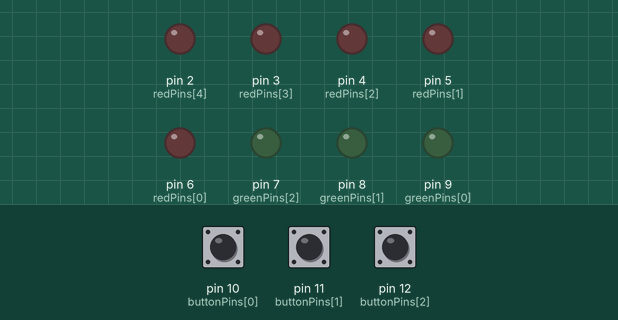
This sketch was run on a simulated Arduino Uno, built with avr-gcc and run on an emulated ATmega328P. Parts: output pins drawn as LEDs (lit = HIGH). Inputs (shaded band) come from the test bench; at power-on: pin 10 (buttonPins[0]) LOW, pin 11 (buttonPins[1]) LOW, pin 12 (buttonPins[2]) LOW. Random numbers use the default seed unless the sketch sets one.

Above: at 1.2 s.
1.3 s: pin 10 (buttonPins[0]) pulled HIGH for 0.15 s
At 2.2 s:
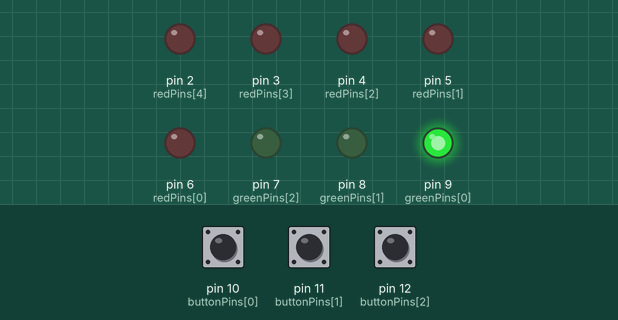
2.9 s: pin 11 (buttonPins[1]) pulled HIGH for 0.15 s
At 5.0 s:
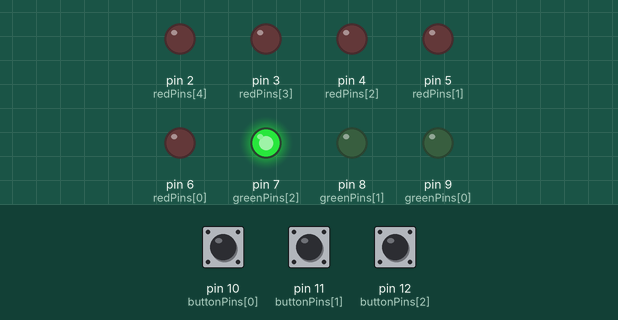
At 5.8 s:
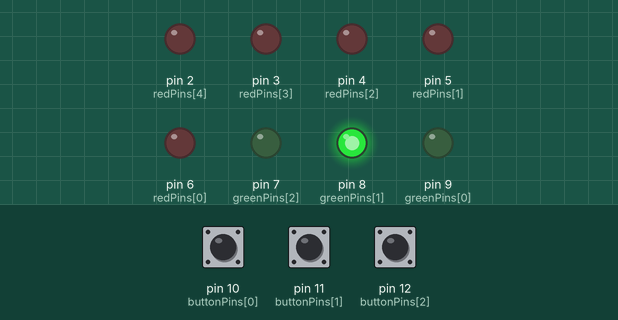
6.0 s: pin 11 (buttonPins[1]) pulled HIGH for 1 s
9.0 s: pin 11 (buttonPins[1]) pulled HIGH for 3.2 s
Timing chart, 0 to 17.7 s (numbered marks = the images above; inputs shaded):
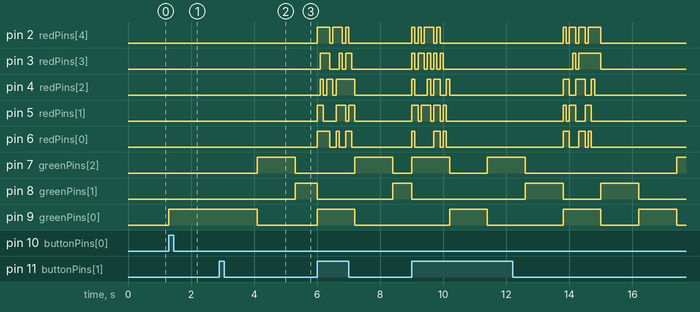

The sketch:

_whack_a_mole1.ino
```cpp
// =====================================================
// WHACK A MOLE - ARDUINO UNO
// Hardware:
//  - LEDs verdes: 9, 8, 7
//  - Botones:     10, 11, 12
//  - LEDs rojos:  6, 5, 4, 3, 2
//
// Reglas:
//  - Botón 10 = Fácil  -> 1 LED verde encendido
//  - Botón 11 = Medio  -> 2 LEDs verdes encendidos
//  - Botón 12 = Difícil-> 3 LEDs verdes encendidos
//  - Luego cualquier botón empieza la partida
//  - Durante el juego: SOLO 1 topo a la vez
//  - Si el topo es trampa, los rojos parpadean para avisar
//  - Si golpeas la trampa, pierdes la mitad de tus puntos
//  - Botón incorrecto = -1 punto
//  - Al terminar: botones bloqueados
//  - Los rojos suben uno por uno
//  - Si score > 50: la máquina se vuelve loca
// =====================================================

// ----------------------
// PINES
// ----------------------
const byte greenPins[3]  = {9, 8, 7};
const byte buttonPins[3] = {10, 11, 12};
const byte redPins[5]    = {6, 5, 4, 3, 2};

// ----------------------
// ESTADOS
// ----------------------
enum GameState {
  SELECT_DIFFICULTY,
  WAIT_START,
  PLAYING,
  FINAL_REVEAL,
  FINAL_HOLD
};

GameState state = SELECT_DIFFICULTY;

// ----------------------
// TIEMPOS
// ----------------------
const unsigned long GAME_TIME_MS          = 30000UL; // 30 segundos
const unsigned long REVEAL_STEP_MS        = 400UL;   // LEDs rojos uno por uno
const unsigned long FINAL_RESTART_LOCK_MS  = 2500UL;  // bloqueo final antes de reiniciar
const unsigned long TRAP_BLINK_MS         = 100UL;   // parpadeo de trampa

// ----------------------
// DIFICULTAD
// ----------------------
byte difficulty = 1;                 // 1=fácil, 2=medio, 3=difícil
unsigned long reactionTimeMs = 1200; // cambia según dificultad
byte trapChance = 10;                // % de probabilidad de trampa

// ----------------------
// JUEGO
// ----------------------
int score = 0;

unsigned long gameStartMs = 0;
unsigned long roundStartMs = 0;

byte activeTopo = 255;     // 0,1,2 = pin verde activo
bool trapActive = false;

byte previousTopo = 255;

// ----------------------
// FINAL
// ----------------------
byte finalRevealCount = 0;
byte finalTargetReds = 0;
byte finalMode = 1; // 1 = normal, 2 = parpadeo loco, 3 = caos total
unsigned long finalStepMs = 0;
unsigned long finalEffectMs = 0;
unsigned long finalHoldStartMs = 0;
bool finalBlinkState = false;

// ----------------------
// BOTONES
// ----------------------
byte buttonNow[3]  = {LOW, LOW, LOW};
byte buttonPrev[3] = {LOW, LOW, LOW};

// =====================================================
// FUNCIONES AUXILIARES
// =====================================================

void readButtons() {
  for (byte i = 0; i < 3; i++) {
    buttonNow[i] = digitalRead(buttonPins[i]);
  }
}

bool pressed(byte i) {
  return (buttonNow[i] == HIGH && buttonPrev[i] == LOW);
}

bool anyPressed() {
  return pressed(0) || pressed(1) || pressed(2);
}

void saveButtons() {
  for (byte i = 0; i < 3; i++) {
    buttonPrev[i] = buttonNow[i];
  }
}

void setGreenMask(byte mask) {
  for (byte i = 0; i < 3; i++) {
    digitalWrite(greenPins[i], (mask & (1 << i)) ? HIGH : LOW);
  }
}

void setRedMask(byte mask) {
  for (byte i = 0; i < 5; i++) {
    digitalWrite(redPins[i], (mask & (1 << i)) ? HIGH : LOW);
  }
}

void clearAllLeds() {
  setGreenMask(0);
  setRedMask(0);
}

byte scoreToRedMask(byte count) {
  byte mask = 0;
  for (byte i = 0; i < count && i < 5; i++) {
    mask |= (1 << i);
  }
  return mask;
}

void showDifficultyIndicator() {
  // Fácil = 1 verde, Medio = 2 verdes, Difícil = 3 verdes
  byte mask = (1 << difficulty) - 1;
  setGreenMask(mask);
  setRedMask(0);
}

void configureDifficulty(byte d) {
  difficulty = d;

  if (difficulty == 1) {
    reactionTimeMs = 1200UL;
    trapChance = 10;
  } else if (difficulty == 2) {
    reactionTimeMs = 600UL;
    trapChance = 28;
  } else {
    reactionTimeMs = 220UL;
    trapChance = 50;
  }
}

void restartToSelection() {
  score = 0;
  activeTopo = 255;
  trapActive = false;
  previousTopo = 255;

  finalRevealCount = 0;
  finalTargetReds = 0;
  finalMode = 1;
  finalBlinkState = false;

  clearAllLeds();
  state = SELECT_DIFFICULTY;
}

void startGame() {
  score = 0;
  activeTopo = 255;
  trapActive = false;
  previousTopo = 255;

  clearAllLeds();
  gameStartMs = millis();
  roundStartMs = gameStartMs;

  state = PLAYING;
}

byte chooseNextTopo(byte previous) {
  byte t = random(0, 3);
  while (t == previous) {
    t = random(0, 3);
  }
  return t;
}

bool chooseTrap() {
  return (random(0, 100) < trapChance);
}

void showCurrentTopo() {
  setGreenMask(1 << activeTopo);
}

void randomizeRedLocally() {
  for (byte i = 0; i < 5; i++) {
    digitalWrite(redPins[i], random(0, 2));
  }
}

void startNewRound() {
  previousTopo = activeTopo;
  activeTopo = chooseNextTopo(previousTopo);
  trapActive = chooseTrap();
  roundStartMs = millis();
  finalEffectMs = roundStartMs;
  finalBlinkState = false;

  showCurrentTopo();

  if (trapActive) {
    randomizeRedLocally();
  } else {
    setRedMask(0);
  }
}

void processHit(byte idx) {
  // Botón incorrecto o botón presionado que no corresponde
  if (idx != activeTopo) {
    score--;
    if (score < 0) score = 0;
    return;
  }

  // Botón correcto
  if (trapActive) {
    score = score / 2;
    if (score < 0) score = 0;
  } else {
    score++;
  }

  startNewRound();
}

void updateTrapVisual() {
  if (!trapActive) return;

  unsigned long now = millis();
  if (now - finalEffectMs >= TRAP_BLINK_MS) {
    finalEffectMs = now;
    randomizeRedLocally();
    showCurrentTopo();
  }
}

void startFinalSequence() {
  clearAllLeds();

  finalRevealCount = 0;
  finalTargetReds = score / 10;
  if (finalTargetReds > 5) finalTargetReds = 5;

  finalStepMs = millis();
  finalEffectMs = finalStepMs;
  finalBlinkState = false;
  finalHoldStartMs = 0;

  state = FINAL_REVEAL;
}

void updateFinalReveal() {
  unsigned long now = millis();

  if (finalRevealCount < finalTargetReds) {
    if (now - finalStepMs >= REVEAL_STEP_MS) {
      digitalWrite(redPins[finalRevealCount], HIGH);
      finalRevealCount++;
      finalStepMs = now;
    }
  } else {
    // Ya terminó de mostrar el resultado normal, ahora decide el modo loco
    if (score > 80) {
      finalMode = 3;
    } else if (score > 50) {
      finalMode = 2;
    } else {
      finalMode = 1;
    }

    finalHoldStartMs = now;
    finalEffectMs = now;
    finalBlinkState = false;

    if (finalMode == 1) {
      setRedMask(scoreToRedMask(finalTargetReds));
    } else if (finalMode == 2) {
      setRedMask(0b11111);
    } else {
      randomizeRedLocally();
    }

    state = FINAL_HOLD;
  }
}

void updateFinalHold() {
  unsigned long now = millis();

  if (finalMode == 1) {
    // Resultado normal fijo
    setRedMask(scoreToRedMask(finalTargetReds));
    return;
  }

  if (finalMode == 2) {
    // Parpadeo loco
    unsigned long interval = 140UL;
    if (score > 60) interval = 90UL;

    if (now - finalEffectMs >= interval) {
      finalEffectMs = now;
      finalBlinkState = !finalBlinkState;
      setRedMask(finalBlinkState ? 0b11111 : 0);
    }
    return;
  }

  if (finalMode == 3) {
    // Caos total
    unsigned long interval = 55UL;
    if (now - finalEffectMs >= interval) {
      finalEffectMs = now;
      randomizeRedLocally();
    }
    return;
  }
}

// =====================================================
// SETUP
// =====================================================
void setup() {
  Serial.begin(9600);
  randomSeed(analogRead(A0));

  for (byte i = 0; i < 3; i++) {
    pinMode(greenPins[i], OUTPUT);
    pinMode(buttonPins[i], INPUT); // si tus botones usan pull-up, cambia a INPUT_PULLUP
  }

  for (byte i = 0; i < 5; i++) {
    pinMode(redPins[i], OUTPUT);
  }

  clearAllLeds();
  state = SELECT_DIFFICULTY;
}

// =====================================================
// LOOP
// =====================================================
void loop() {
  readButtons();
  unsigned long now = millis();

  // 1) Elegir dificultad
  if (state == SELECT_DIFFICULTY) {
    clearAllLeds();

    if (pressed(0)) {
      configureDifficulty(1);
      showDifficultyIndicator();
      state = WAIT_START;
    } else if (pressed(1)) {
      configureDifficulty(2);
      showDifficultyIndicator();
      state = WAIT_START;
    } else if (pressed(2)) {
      configureDifficulty(3);
      showDifficultyIndicator();
      state = WAIT_START;
    }
  }

  // 2) Esperar inicio
  else if (state == WAIT_START) {
    showDifficultyIndicator();

    if (anyPressed()) {
      startGame();
    }
  }

  // 3) Jugando
  else if (state == PLAYING) {
    if (now - gameStartMs >= GAME_TIME_MS) {
      startFinalSequence();
    } else {
      // Cambia el topo si pasó el tiempo de reacción
      if (now - roundStartMs >= reactionTimeMs) {
        startNewRound();
      }

      // Mantener la visual del topo actual
      showCurrentTopo();
      updateTrapVisual();

      // Leer botones
      if (pressed(0)) {
        processHit(0);
      } else if (pressed(1)) {
        processHit(1);
      } else if (pressed(2)) {
        processHit(2);
      }
    }
  }

  // 4) Revelado final uno por uno
  else if (state == FINAL_REVEAL) {
    updateFinalReveal();
  }

  // 5) Locura final / marcador lleno
  else if (state == FINAL_HOLD) {
    updateFinalHold();

    // Bloqueo de botones hasta que pase un pequeño rato
    if (now - finalHoldStartMs >= FINAL_RESTART_LOCK_MS) {
      if (anyPressed()) {
        restartToSelection();
      }
    }
  }

  saveButtons();
}
```

Measured:
- after the input at 1.3 s, pin 9 (greenPins[0]): LOW → HIGH at once
- after the input at 2.9 s, pin 7 (greenPins[2]): LOW → HIGH after 1.2 s, → LOW 1.2 s later; pin 8 (greenPins[1]): LOW → HIGH after 2.4 s; pin 9 (greenPins[0]): HIGH → LOW after 1.2 s
